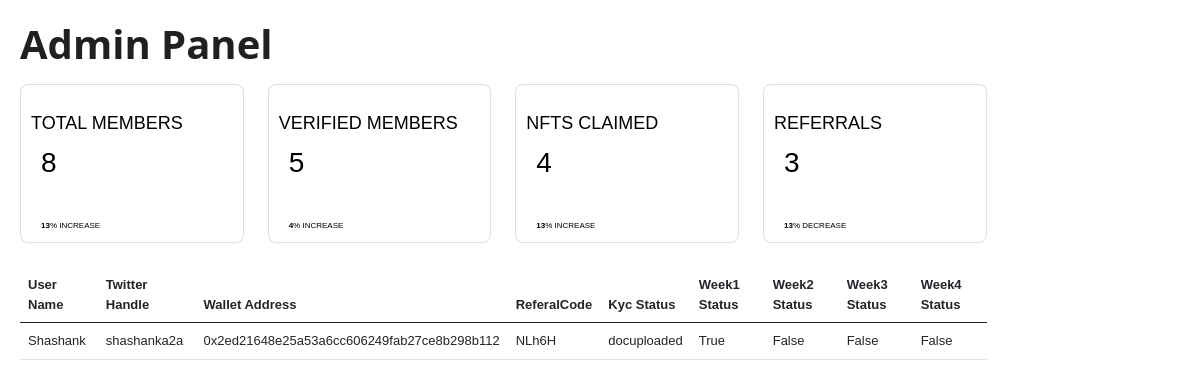
Page /adminpanel/ on the earlier database version.
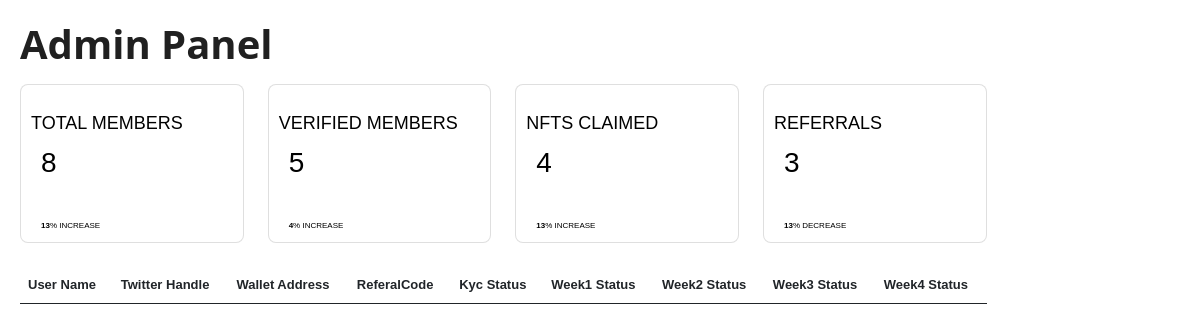
Same page on the later database version.
### INDIGGator/models.py (models this page shows, shortened)
class User(models.Model):
    userName = models.CharField(max_length=255,null=False,blank=False)
    twitterHandle= models.CharField(max_length=255,null=True,blank=False)
    walletAddress = models.CharField(max_length=255,null=False,blank=False)
    whoReferedMe = models.CharField(max_length=255,null=True,blank=True)
    myRefrealCode = models.CharField(max_length=255,null=True,blank=True)
    isKycVerified = models.CharField(max_length=255,null=True,blank=True,default="False")

### INDIGGator/views.py (the view)
# urls.py: path('adminpanel/',AdminPanel,name='adminpanel')
def AdminPanel(request):
    if request.POST:
        print('hello')
        print(request.POST.get('admin-address'))
    user = User.objects.all()
    course = courseCompleted.objects.all()
    final_data= []
    for i in course:
        final_data.append([i.user.userName,i.user.twitterHandle,i.user.walletAddress,i.user.myRefrealCode,i.user.isKycVerified,i.isWeek1Completed,i.isWeek2Completed,i.isWeek3Completed,i.isWeek4Completed])
    context={'allUserData':final_data}
    return render(request,'adminpanel.html',context)

### templates/adminpanel.html (shortened to what this page needs)
<!DOCTYPE html>
<html lang="en">
{%  load static %}
<head>
    <link href="https://cdn.jsdelivr.net/npm/bootstrap@5.0.1/dist/css/bootstrap.min.css" rel="stylesheet"
>
</head>
<body>
        <h1>Admin Panel</h1>
        <main role="main" class="col-md-9 ml-sm-auto col-lg-10 my-3">
          <div class="card-list">
            <div class="row">
              <div class="col-12 col-md-6 col-lg-4 col-xl-3 mb-4">
                <div class="card" style="color:black;">
                  <div class="title">total members</div>
                  <div class="value">8</div>
                  <div class="stat"><b>13</b>% increase</div>
                </div>
              </div>
              <div class="col-12 col-md-6 col-lg-4 col-xl-3 mb-4">
                <div class="card" style="color:black;">
                  <div class="title">verified members</div>
                  <div class="value">5</div>
                  <div class="stat"><b>4</b>% increase</div>
                </div>
              </div>
              <div class="col-12 col-md-6 col-lg-4 col-xl-3 mb-4">
                <div class="card" style="color:black;">
                  <div class="title">NFTs claimed</div>
                  <div class="value">4</div>
                  <div class="stat"><b>13</b>% increase</div>
                </div>
              </div>
              <div class="col-12 col-md-6 col-lg-4 col-xl-3 mb-4">
                <div class="card" style="color:black;">
                  <div class="title">Referrals</div>
                  <div class="value">3</div>
                  <div class="stat"><b>13</b>% decrease</div>
                </div>
              </div>
            </div>
          </div>
        <table id="basic-data-table" class="table nowrap" style="width:100%">
            <thead>
              <tr>
                <th>User Name</th>
                <th>Twitter Handle</th>
                <th>Wallet Address</th>
                <th>ReferalCode</th>
                <th>Kyc Status</th>
                <th>Week1 Status</th>
                <th>Week2 Status</th>
                <th>Week3 Status</th>
                <th>Week4 Status</th>
            </tr>
            </thead>
            <tbody>
        {% for i in allUserData %}
        <tr>
            {% for j in i %}
                    <td>{{j}}</td>
            {% endfor %}
        </tr>
        {% endfor %}
    </tbody>
</table>
</body>
</html>

Differences in the rows shown:
removed User: i "Shashank" "shashanka2a" "0x2ed21648e25a53a6cc606249fab27ce8b298b112" "NLh6H" "docuploaded"
Other differences:
list line gone: "True False False False"
